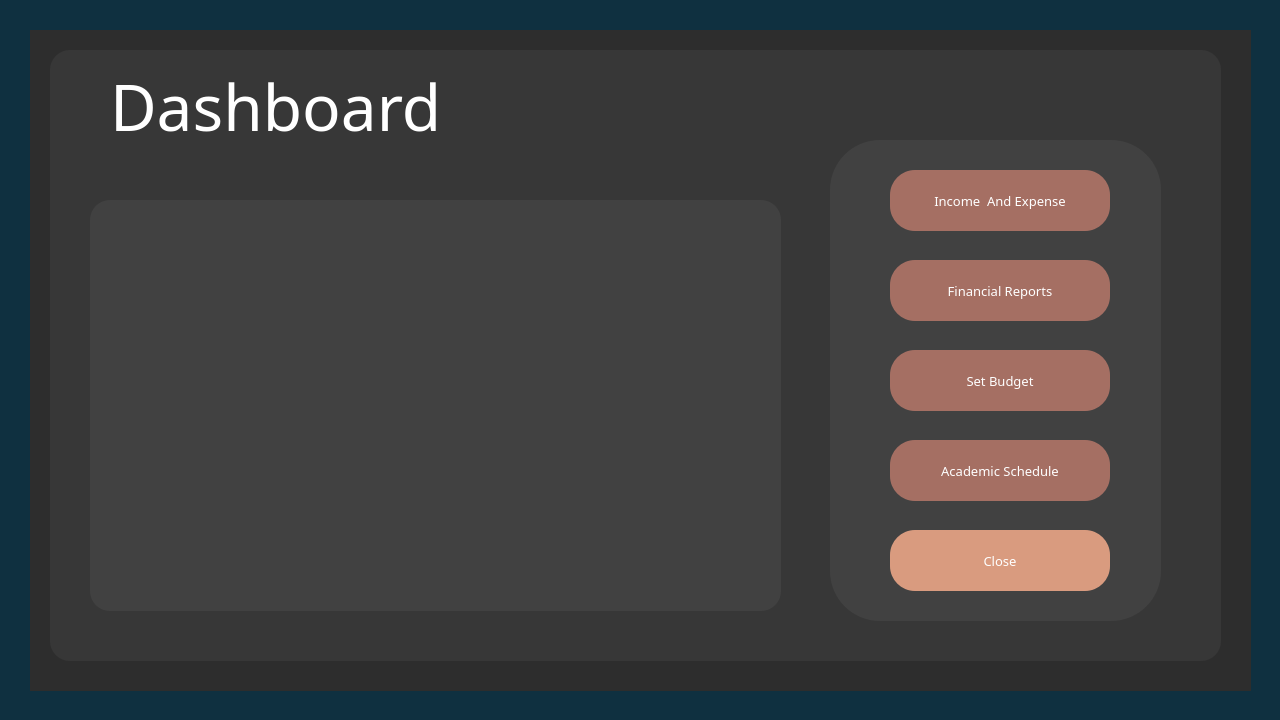
<?xml version="1.0" encoding="UTF-8"?>
<ui version="4.0">
 <class>Dashboard</class>
 <widget class="QDialog" name="Dashboard">
  <property name="geometry">
   <rect>
    <x>0</x>
    <y>0</y>
    <width>1280</width>
    <height>720</height>
   </rect>
  </property>
  <property name="sizePolicy">
   <sizepolicy hsizetype="Fixed" vsizetype="Fixed">
    <horstretch>0</horstretch>
    <verstretch>0</verstretch>
   </sizepolicy>
  </property>
  <property name="windowTitle">
   <string>Dashboard</string>
  </property>
  <property name="windowIcon">
   <iconset theme="QIcon::ThemeIcon::Computer"/>
  </property>
  <property name="styleSheet">
   <string notr="true">QDialog{
	background-color: rgb(36, 36, 36);
	color:rgb(255, 213, 215);
}</string>
  </property>
  <widget class="QWidget" name="back1" native="true">
   <property name="geometry">
    <rect>
     <x>-10</x>
     <y>-20</y>
     <width>1300</width>
     <height>750</height>
    </rect>
   </property>
   <property name="styleSheet">
    <string notr="true">QWidget{
	background-color: rgb(15, 48, 64);
}</string>
   </property>
   <widget class="QWidget" name="back2" native="true">
    <property name="geometry">
     <rect>
      <x>40</x>
      <y>50</y>
      <width>1221</width>
      <height>661</height>
     </rect>
    </property>
    <property name="styleSheet">
     <string notr="true">QWidget{
	background-color: rgb(45, 45, 45);
}</string>
    </property>
    <widget class="QWidget" name="back3" native="true">
     <property name="geometry">
      <rect>
       <x>20</x>
       <y>20</y>
       <width>1171</width>
       <height>611</height>
      </rect>
     </property>
     <property name="styleSheet">
      <string notr="true">QWidget{
	background-color: rgb(55, 55, 55);
	border-radius:20px;
}</string>
     </property>
     <widget class="QWidget" name="back4" native="true">
      <property name="geometry">
       <rect>
        <x>780</x>
        <y>90</y>
        <width>331</width>
        <height>481</height>
       </rect>
      </property>
      <property name="mouseTracking">
       <bool>false</bool>
      </property>
      <property name="styleSheet">
       <string notr="true">QWidget{
	background-color: rgb(65, 65, 65);
	border-radius:50px;
}</string>
      </property>
      <widget class="QPushButton" name="btnIncomeAndExpense">
       <property name="geometry">
        <rect>
         <x>60</x>
         <y>30</y>
         <width>220</width>
         <height>61</height>
        </rect>
       </property>
       <property name="font">
        <font>
         <family>Rockwell</family>
         <pointsize>10</pointsize>
        </font>
       </property>
       <property name="styleSheet">
        <string notr="true">QPushButton{
	background-color:rgb(165, 111, 99);
	color: white;
	border-radius:25px;
}</string>
       </property>
       <property name="text">
        <string>Income  And Expense</string>
       </property>
      </widget>
      <widget class="QPushButton" name="btnAcademic">
       <property name="geometry">
        <rect>
         <x>60</x>
         <y>300</y>
         <width>220</width>
         <height>61</height>
        </rect>
       </property>
       <property name="font">
        <font>
         <family>Rockwell</family>
         <pointsize>10</pointsize>
        </font>
       </property>
       <property name="styleSheet">
        <string notr="true">QPushButton{
	background-color:rgb(165, 111, 99);
	color: white;
	border-radius:25px;
}</string>
       </property>
       <property name="text">
        <string>Academic Schedule</string>
       </property>
      </widget>
      <widget class="QPushButton" name="btnLogout">
       <property name="geometry">
        <rect>
         <x>60</x>
         <y>390</y>
         <width>220</width>
         <height>61</height>
        </rect>
       </property>
       <property name="font">
        <font>
         <family>Rockwell</family>
         <pointsize>10</pointsize>
        </font>
       </property>
       <property name="styleSheet">
        <string notr="true">QPushButton{
	border-radius:25px;
	background-color:rgb(217, 155, 127);
	color: white;
}</string>
       </property>
       <property name="text">
        <string>Close</string>
       </property>
      </widget>
      <widget class="QPushButton" name="btnFinancial">
       <property name="geometry">
        <rect>
         <x>60</x>
         <y>120</y>
         <width>220</width>
         <height>61</height>
        </rect>
       </property>
       <property name="font">
        <font>
         <family>Rockwell</family>
         <pointsize>10</pointsize>
        </font>
       </property>
       <property name="styleSheet">
        <string notr="true">QPushButton{
	background-color:rgb(165, 111, 99);
	color: white;
	border-radius:25px;
}</string>
       </property>
       <property name="text">
        <string>Financial Reports</string>
       </property>
      </widget>
      <widget class="QPushButton" name="btnSetBudget">
       <property name="geometry">
        <rect>
         <x>60</x>
         <y>210</y>
         <width>220</width>
         <height>61</height>
        </rect>
       </property>
       <property name="font">
        <font>
         <family>Rockwell</family>
         <pointsize>10</pointsize>
        </font>
       </property>
       <property name="styleSheet">
        <string notr="true">QPushButton{
	background-color:rgb(165, 111, 99);
	color: white;
	border-radius:25px;
}</string>
       </property>
       <property name="text">
        <string>Set Budget</string>
       </property>
      </widget>
     </widget>
     <widget class="QWidget" name="backImage" native="true">
      <property name="geometry">
       <rect>
        <x>40</x>
        <y>150</y>
        <width>691</width>
        <height>411</height>
       </rect>
      </property>
      <property name="styleSheet">
       <string notr="true">QWidget{
	background-color: rgb(65, 65, 65);
	border-radius:20px;
	border-image: url(:/123/dash - Copy.jpg);
}</string>
      </property>
     </widget>
     <widget class="QLabel" name="txtDashboard">
      <property name="geometry">
       <rect>
        <x>60</x>
        <y>10</y>
        <width>391</width>
        <height>91</height>
       </rect>
      </property>
      <property name="font">
       <font>
        <family>Poor Richard</family>
        <pointsize>48</pointsize>
       </font>
      </property>
      <property name="styleSheet">
       <string notr="true">QLabel{
	color:white;
}</string>
      </property>
      <property name="text">
       <string>Dashboard</string>
      </property>
     </widget>
     <widget class="QLabel" name="userIDLabel">
      <property name="geometry">
       <rect>
        <x>390</x>
        <y>90</y>
        <width>361</width>
        <height>51</height>
       </rect>
      </property>
      <property name="font">
       <font>
        <family>OCR A Extended</family>
        <pointsize>14</pointsize>
       </font>
      </property>
      <property name="styleSheet">
       <string notr="true">QLabel{
	color:rgb(255, 213, 215);
}</string>
      </property>
      <property name="text">
       <string/>
      </property>
     </widget>
    </widget>
   </widget>
  </widget>
 </widget>
 <resources/>
 <connections/>
</ui>
